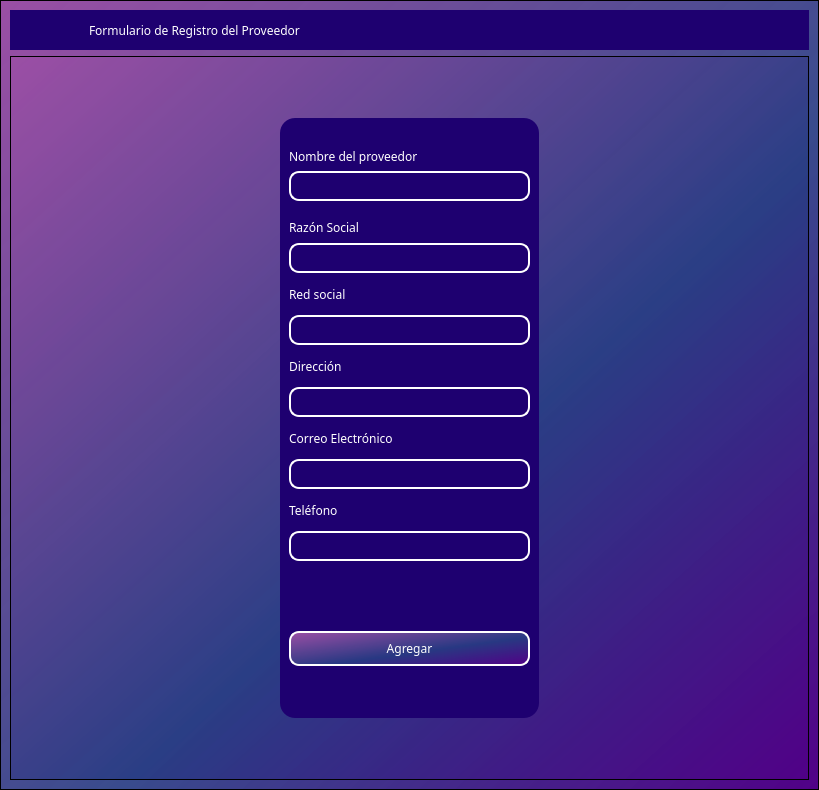
<?xml version="1.0" encoding="UTF-8"?>
<ui version="4.0">
 <class>MainWindow</class>
 <widget class="QMainWindow" name="MainWindow">
  <property name="geometry">
   <rect>
    <x>0</x>
    <y>0</y>
    <width>819</width>
    <height>790</height>
   </rect>
  </property>
  <property name="windowTitle">
   <string>MainWindow</string>
  </property>
  <property name="styleSheet">
   <string notr="true"/>
  </property>
  <widget class="QWidget" name="centralwidget">
   <property name="styleSheet">
    <string notr="true"/>
   </property>
   <layout class="QVBoxLayout" name="verticalLayout">
    <property name="spacing">
     <number>0</number>
    </property>
    <property name="leftMargin">
     <number>0</number>
    </property>
    <property name="topMargin">
     <number>0</number>
    </property>
    <property name="rightMargin">
     <number>0</number>
    </property>
    <property name="bottomMargin">
     <number>0</number>
    </property>
    <item>
     <widget class="QFrame" name="frame">
      <property name="enabled">
       <bool>true</bool>
      </property>
      <property name="styleSheet">
       <string notr="true">font-family: Noto Sans SC;
background-color: qlineargradient(spread:pad, x1:1, y1:1, x2:0, y2:0, stop:0 rgba(81, 0, 135, 255), stop:0.427447 rgba(41, 61, 132, 235), stop:1 rgba(155, 79, 165, 255));
</string>
      </property>
      <property name="frameShape">
       <enum>QFrame::StyledPanel</enum>
      </property>
      <property name="frameShadow">
       <enum>QFrame::Raised</enum>
      </property>
      <layout class="QVBoxLayout" name="verticalLayout_2">
       <item>
        <widget class="QFrame" name="frame_superior">
         <property name="minimumSize">
          <size>
           <width>0</width>
           <height>40</height>
          </size>
         </property>
         <property name="maximumSize">
          <size>
           <width>16777215</width>
           <height>40</height>
          </size>
         </property>
         <property name="styleSheet">
          <string notr="true">QPushButton{
	border-radius:18px;
}

QPushButton:hover{
	background-color: rgb(0, 0, 0);
}
QFrame{
	border-radius:25px;
 	background-color: #1E0070;
}</string>
         </property>
         <property name="frameShape">
          <enum>QFrame::StyledPanel</enum>
         </property>
         <property name="frameShadow">
          <enum>QFrame::Raised</enum>
         </property>
         <layout class="QHBoxLayout" name="horizontalLayout_3">
          <property name="spacing">
           <number>4</number>
          </property>
          <property name="leftMargin">
           <number>0</number>
          </property>
          <property name="topMargin">
           <number>0</number>
          </property>
          <property name="rightMargin">
           <number>0</number>
          </property>
          <property name="bottomMargin">
           <number>0</number>
          </property>
          <item>
           <spacer name="horizontalSpacer">
            <property name="orientation">
             <enum>Qt::Horizontal</enum>
            </property>
            <property name="sizeType">
             <enum>QSizePolicy::Fixed</enum>
            </property>
            <property name="sizeHint" stdset="0">
             <size>
              <width>25</width>
              <height>15</height>
             </size>
            </property>
           </spacer>
          </item>
          <item>
           <widget class="QPushButton" name="pushButton">
            <property name="maximumSize">
             <size>
              <width>50</width>
              <height>35</height>
             </size>
            </property>
            <property name="styleSheet">
             <string notr="true">QPushButton{
 	background-color: #1E0070;
}</string>
            </property>
            <property name="text">
             <string/>
            </property>
            <property name="icon">
             <iconset>
              <normalon>../image/provider.png</normalon>
             </iconset>
            </property>
            <property name="iconSize">
             <size>
              <width>35</width>
              <height>25</height>
             </size>
            </property>
           </widget>
          </item>
          <item>
           <widget class="QLabel" name="label_2">
            <property name="layoutDirection">
             <enum>Qt::LeftToRight</enum>
            </property>
            <property name="styleSheet">
             <string notr="true">color:white;
font: 12pt &quot;MS Shell Dlg 2&quot;;</string>
            </property>
            <property name="text">
             <string>Formulario de Registro del Proveedor</string>
            </property>
            <property name="scaledContents">
             <bool>false</bool>
            </property>
            <property name="alignment">
             <set>Qt::AlignLeading|Qt::AlignLeft|Qt::AlignVCenter</set>
            </property>
            <property name="margin">
             <number>0</number>
            </property>
           </widget>
          </item>
          <item>
           <widget class="QPushButton" name="bt_minimize">
            <property name="minimumSize">
             <size>
              <width>38</width>
              <height>38</height>
             </size>
            </property>
            <property name="maximumSize">
             <size>
              <width>38</width>
              <height>38</height>
             </size>
            </property>
            <property name="styleSheet">
             <string notr="true">
 	background-color: #1E0070;

</string>
            </property>
            <property name="text">
             <string/>
            </property>
            <property name="icon">
             <iconset>
              <normaloff>image/minus.svg</normaloff>image/minus.svg</iconset>
            </property>
            <property name="iconSize">
             <size>
              <width>38</width>
              <height>38</height>
             </size>
            </property>
           </widget>
          </item>
          <item>
           <widget class="QPushButton" name="bt_maximize">
            <property name="minimumSize">
             <size>
              <width>38</width>
              <height>38</height>
             </size>
            </property>
            <property name="maximumSize">
             <size>
              <width>38</width>
              <height>38</height>
             </size>
            </property>
            <property name="styleSheet">
             <string notr="true">
 	background-color: #1E0070;

</string>
            </property>
            <property name="text">
             <string/>
            </property>
            <property name="icon">
             <iconset>
              <normaloff>image/chevron-up.svg</normaloff>image/chevron-up.svg</iconset>
            </property>
            <property name="iconSize">
             <size>
              <width>38</width>
              <height>38</height>
             </size>
            </property>
           </widget>
          </item>
          <item>
           <widget class="QPushButton" name="bt_normal">
            <property name="minimumSize">
             <size>
              <width>38</width>
              <height>38</height>
             </size>
            </property>
            <property name="maximumSize">
             <size>
              <width>38</width>
              <height>38</height>
             </size>
            </property>
            <property name="styleSheet">
             <string notr="true">
 	background-color: #1E0070;

</string>
            </property>
            <property name="text">
             <string/>
            </property>
            <property name="icon">
             <iconset>
              <normaloff>image/chevron-down.svg</normaloff>image/chevron-down.svg</iconset>
            </property>
            <property name="iconSize">
             <size>
              <width>38</width>
              <height>38</height>
             </size>
            </property>
           </widget>
          </item>
          <item>
           <widget class="QPushButton" name="bt_close">
            <property name="minimumSize">
             <size>
              <width>38</width>
              <height>38</height>
             </size>
            </property>
            <property name="maximumSize">
             <size>
              <width>38</width>
              <height>38</height>
             </size>
            </property>
            <property name="styleSheet">
             <string notr="true">
 	background-color: #1E0070;

</string>
            </property>
            <property name="text">
             <string/>
            </property>
            <property name="icon">
             <iconset>
              <normaloff>image/x.svg</normaloff>image/x.svg</iconset>
            </property>
            <property name="iconSize">
             <size>
              <width>38</width>
              <height>38</height>
             </size>
            </property>
           </widget>
          </item>
         </layout>
        </widget>
       </item>
       <item>
        <widget class="QFrame" name="frame_3">
         <property name="frameShape">
          <enum>QFrame::StyledPanel</enum>
         </property>
         <property name="frameShadow">
          <enum>QFrame::Raised</enum>
         </property>
         <layout class="QHBoxLayout" name="horizontalLayout_4">
          <item>
           <spacer name="horizontalSpacer_3">
            <property name="orientation">
             <enum>Qt::Horizontal</enum>
            </property>
            <property name="sizeHint" stdset="0">
             <size>
              <width>80</width>
              <height>20</height>
             </size>
            </property>
           </spacer>
          </item>
          <item>
           <layout class="QVBoxLayout" name="verticalLayout_4">
            <item>
             <widget class="QFrame" name="frame_4">
              <property name="maximumSize">
               <size>
                <width>500</width>
                <height>600</height>
               </size>
              </property>
              <property name="styleSheet">
               <string notr="true">QLabel {
	color: rgb(255, 255, 254);
	font: 12pt &quot;Arial&quot;;
	background-color: rgba(0, 0, 0,0);
}


QLineEdit{
background-color: rgba(0, 0, 0,0);
border-radius:10px; 
font: 12pt &quot;Arial&quot;;
color: rgb(255, 255, 254);
border: 2px solid  rgb(255, 255, 255);

}

QLineEdit:hover{
background-color: rgba(0, 0, 0,0);
border-radius:10px; 
font: 12pt &quot;Arial&quot;;
border: 2px solid  rgb(120, 0, 171);
}

QLineEdit:focus{
background-color: rgb(0, 0, 0);
border-radius:10px; 
font: 12pt &quot;Arial&quot;;
border: 2px solid rgb(120, 0, 171);
}

QCheckBox{
	font: 12pt &quot;Arial&quot;;
	color: rgb(255, 255, 255);
}

QCheckBox::indicator {
    width: 18px;
    height:18px;
}

QCheckBox::indicator:unchecked {
   background-image: url(image/square.svg);
}

QCheckBox::indicator:checked {
   background-image: url(image/check-square.svg);
}

QPushButton{
border-radius:10px; 
font: 12pt &quot;Arial&quot;;
color: rgb(255, 255, 254);
border: 2px solid #ffffff;
}

QPushButton:hover{
border-radius:10px; 
font: 12pt &quot;Arial&quot;;
color: rgb(255, 255, 255);
border: 2px solid rgb(120, 0, 171);
	background-color: rgb(120, 0, 171);
}
QFrame{
 	background-color: #1E0070;
	border-radius:15px; 
}
</string>
              </property>
              <property name="frameShape">
               <enum>QFrame::StyledPanel</enum>
              </property>
              <property name="frameShadow">
               <enum>QFrame::Raised</enum>
              </property>
              <layout class="QVBoxLayout" name="verticalLayout_3">
               <item>
                <spacer name="verticalSpacer_3">
                 <property name="orientation">
                  <enum>Qt::Vertical</enum>
                 </property>
                 <property name="sizeHint" stdset="0">
                  <size>
                   <width>20</width>
                   <height>40</height>
                  </size>
                 </property>
                </spacer>
               </item>
               <item>
                <widget class="QLabel" name="label_4">
                 <property name="text">
                  <string>Nombre del proveedor</string>
                 </property>
                </widget>
               </item>
               <item>
                <widget class="QLineEdit" name="nametxt">
                 <property name="minimumSize">
                  <size>
                   <width>0</width>
                   <height>30</height>
                  </size>
                 </property>
                </widget>
               </item>
               <item>
                <widget class="QLabel" name="label_9">
                 <property name="minimumSize">
                  <size>
                   <width>0</width>
                   <height>30</height>
                  </size>
                 </property>
                 <property name="maximumSize">
                  <size>
                   <width>16777215</width>
                   <height>20</height>
                  </size>
                 </property>
                 <property name="text">
                  <string>Razón Social</string>
                 </property>
                </widget>
               </item>
               <item>
                <widget class="QLineEdit" name="bunisessocialtxt">
                 <property name="minimumSize">
                  <size>
                   <width>0</width>
                   <height>30</height>
                  </size>
                 </property>
                </widget>
               </item>
               <item>
                <widget class="QLabel" name="label_7">
                 <property name="minimumSize">
                  <size>
                   <width>0</width>
                   <height>30</height>
                  </size>
                 </property>
                 <property name="text">
                  <string>Red social</string>
                 </property>
                </widget>
               </item>
               <item>
                <widget class="QLineEdit" name="linksocialtxt">
                 <property name="minimumSize">
                  <size>
                   <width>0</width>
                   <height>30</height>
                  </size>
                 </property>
                 <property name="sizeIncrement">
                  <size>
                   <width>0</width>
                   <height>35</height>
                  </size>
                 </property>
                 <property name="baseSize">
                  <size>
                   <width>0</width>
                   <height>35</height>
                  </size>
                 </property>
                </widget>
               </item>
               <item>
                <widget class="QLabel" name="label_5">
                 <property name="minimumSize">
                  <size>
                   <width>0</width>
                   <height>30</height>
                  </size>
                 </property>
                 <property name="text">
                  <string>Dirección</string>
                 </property>
                </widget>
               </item>
               <item>
                <widget class="QLineEdit" name="addresstxt">
                 <property name="minimumSize">
                  <size>
                   <width>0</width>
                   <height>30</height>
                  </size>
                 </property>
                 <property name="maximumSize">
                  <size>
                   <width>16777215</width>
                   <height>16777215</height>
                  </size>
                 </property>
                 <property name="echoMode">
                  <enum>QLineEdit::Password</enum>
                 </property>
                </widget>
               </item>
               <item>
                <widget class="QLabel" name="label_6">
                 <property name="minimumSize">
                  <size>
                   <width>0</width>
                   <height>30</height>
                  </size>
                 </property>
                 <property name="text">
                  <string>Correo Electrónico</string>
                 </property>
                </widget>
               </item>
               <item>
                <widget class="QLineEdit" name="emailtxt">
                 <property name="minimumSize">
                  <size>
                   <width>0</width>
                   <height>30</height>
                  </size>
                 </property>
                </widget>
               </item>
               <item>
                <widget class="QLabel" name="label">
                 <property name="minimumSize">
                  <size>
                   <width>0</width>
                   <height>30</height>
                  </size>
                 </property>
                 <property name="text">
                  <string>Teléfono</string>
                 </property>
                </widget>
               </item>
               <item>
                <widget class="QLineEdit" name="phonetxt">
                 <property name="minimumSize">
                  <size>
                   <width>0</width>
                   <height>30</height>
                  </size>
                 </property>
                </widget>
               </item>
               <item>
                <spacer name="verticalSpacer_4">
                 <property name="orientation">
                  <enum>Qt::Vertical</enum>
                 </property>
                 <property name="sizeHint" stdset="0">
                  <size>
                   <width>20</width>
                   <height>40</height>
                  </size>
                 </property>
                </spacer>
               </item>
               <item>
                <spacer name="verticalSpacer_5">
                 <property name="orientation">
                  <enum>Qt::Vertical</enum>
                 </property>
                 <property name="sizeHint" stdset="0">
                  <size>
                   <width>20</width>
                   <height>40</height>
                  </size>
                 </property>
                </spacer>
               </item>
               <item>
                <spacer name="verticalSpacer_6">
                 <property name="orientation">
                  <enum>Qt::Vertical</enum>
                 </property>
                 <property name="sizeHint" stdset="0">
                  <size>
                   <width>20</width>
                   <height>40</height>
                  </size>
                 </property>
                </spacer>
               </item>
               <item>
                <widget class="QPushButton" name="btn_register_bd">
                 <property name="minimumSize">
                  <size>
                   <width>0</width>
                   <height>35</height>
                  </size>
                 </property>
                 <property name="cursor">
                  <cursorShape>PointingHandCursor</cursorShape>
                 </property>
                 <property name="text">
                  <string>Agregar</string>
                 </property>
                </widget>
               </item>
               <item>
                <spacer name="verticalSpacer_7">
                 <property name="orientation">
                  <enum>Qt::Vertical</enum>
                 </property>
                 <property name="sizeHint" stdset="0">
                  <size>
                   <width>20</width>
                   <height>40</height>
                  </size>
                 </property>
                </spacer>
               </item>
               <item>
                <layout class="QHBoxLayout" name="horizontalLayout_2"/>
               </item>
               <item>
                <spacer name="verticalSpacer_8">
                 <property name="orientation">
                  <enum>Qt::Vertical</enum>
                 </property>
                 <property name="sizeHint" stdset="0">
                  <size>
                   <width>20</width>
                   <height>40</height>
                  </size>
                 </property>
                </spacer>
               </item>
               <item>
                <layout class="QHBoxLayout" name="horizontalLayout"/>
               </item>
              </layout>
             </widget>
            </item>
           </layout>
          </item>
          <item>
           <spacer name="horizontalSpacer_4">
            <property name="orientation">
             <enum>Qt::Horizontal</enum>
            </property>
            <property name="sizeHint" stdset="0">
             <size>
              <width>80</width>
              <height>20</height>
             </size>
            </property>
           </spacer>
          </item>
         </layout>
        </widget>
       </item>
      </layout>
     </widget>
    </item>
   </layout>
  </widget>
 </widget>
 <resources/>
 <connections/>
</ui>
